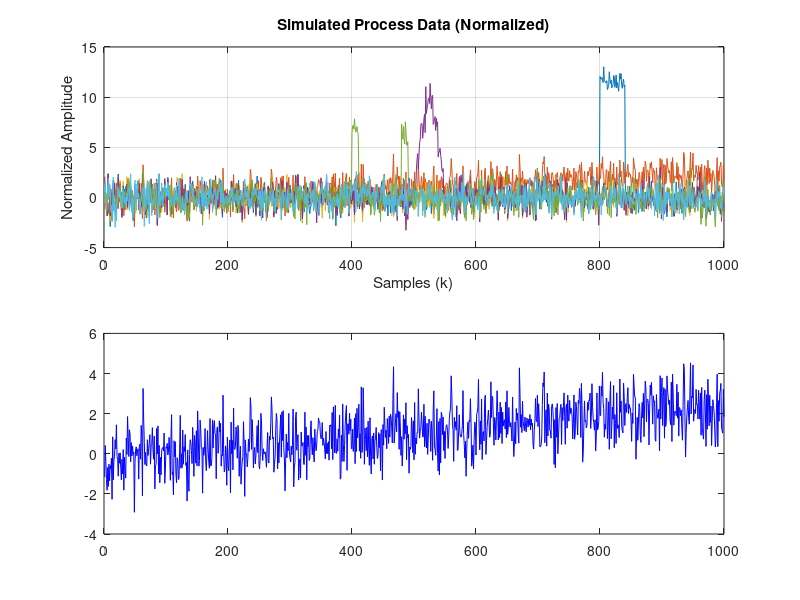

MATLAB code for this plot: (Note: this script raises an error after producing the figure.)
%% 1. Configurazione Iniziale
clear; clc; close all;
rng(158);

% Parametri generali
n_samples = 1000;      % Numero totale di campioni
n_vars = 6;            % Numero di sensori (x1...x6)
n_latents = 3;         % Numero di variabili latenti (t1...t3)

% Matrice di Mixing A (Dalla Slide 6 del Project Guidelines)
A_nominal = [
   -0.2310, -0.0816, -0.2662;
   -0.3241,  0.7055, -0.2158;
   -0.2170, -0.3056, -0.5207;
   -0.4089, -0.3442, -0.4501;
   -0.6408,  0.3102,  0.2372;
   -0.4655, -0.4330,  0.5938
];

% Deviazioni standard delle variabili latenti t (Dalla Slide 6)
std_t = [1.0; 0.8; 0.6]; 
% Deviazione standard del rumore (Dalla Slide 6)
std_noise = 0.2;

%% 2. Generazione Dati Time-Varying
% Inizializziamo la matrice dei dati X (Righe=Campioni, Colonne=Variabili)
X_raw = zeros(n_samples, n_vars);
GroundTruth_Fault = zeros(n_samples, 1); % Per verifica finale (1=Guasto, 0=Sano)

% Parametri per la simulazione "Time-Varying" 
% Simuliamo un invecchiamento lento del processo.
% Modifichiamo lentamente l'elemento (1,1) della matrice A
drift_slope_A = 0.0002; 
% Simuliamo una deriva del sensore 2 (spostamento della media)
sensor_drift_slope = 0.002; 


fprintf('Generazione dati in corso...\n');

for k = 1:n_samples
    
    % A. Variabili Latenti (t)
    % Generiamo t1, t2, t3 con le deviazioni standard specificate
    t = randn(n_latents, 1) .* std_t;
    
    %B. Rendere il sistema Time-Varying (Richiesta Progetto)
    % 1. Modifica della struttura di correlazione (Matrice A cambia piano piano)
    A_current = A_nominal;
    A_current(1,1) = A_nominal(1,1) + (k * drift_slope_A); 
    
    % C. Calcolo delle uscite x (senza rumore)
    x_k = A_current * t;
    
    % 2. Aggiunta deriva sulla media (Sensor Drift su x2)
    % Questo simula lo sporcamento del sensore citato nel paper
    x_k(2) = x_k(2) + (k * sensor_drift_slope);
    
    %D. Aggiunta Rumore
    noise = randn(n_vars, 1) * std_noise;
    x_k = x_k + noise;
    
    % E. Inserimento Guasto (Fault Injection)
    
    % CASO 1: Intermittent Faults (Spikes)
    % Simulazione di disturbi impulsivi su Sensore 5 (es. interferenze elettriche)
    if k >= 400 && k<=410 || (k >= 480 && k <= 490)
        x_k(5) = x_k(5) + 5; % Magnitude elevata ma breve durata
        GroundTruth_Fault(k) = 1;
    end
    
    % CASO 2: Incipient Fault (Drift temporaneo / "Dome Shape")
    % Simulazione di un'anomalia che cresce e poi rientra (es. surriscaldamento temporaneo)
    if k >= 500 && k <= 550
        % Crea una curva che va da 0 a 6.0 e torna a 0 tra k=500 e k=550
        duration = 550 - 500;
        t_local = k - 500;
        fault_magnitude = 6.0 * sin(pi * t_local / duration); 
        
        x_k(4) = x_k(4) + fault_magnitude; 
        GroundTruth_Fault(k) = 1;
    end

    % CASO 3: Permanent Fault (Step Change)
    % Simulazione di rottura o bias permanente sul Sensore 1
    if k >= 800 && k<=840
        x_k(1) = x_k(1) + 4.0;
        GroundTruth_Fault(k) = 1;
    end
    
    % Salvataggio
    X_raw(k, :) = x_k';
end

%% 3. Pre-processing Iniziale (Scaling)

% Usiamo i primi 200 campioni come "Training Set" iniziale per scalare
n_train = 200;
X_train = X_raw(1:n_train, :);

% Calcoliamo media e std sul training set (sano e iniziale)
mean_vec = mean(X_train);
std_vec = std(X_train);

% Normalizziamo TUTTO il dataset usando le statistiche iniziali
X_scaled = (X_raw - mean_vec) ./ std_vec;

%% 4. Visualizzazione
figure('Name', 'Simulated Data Time-Varying', 'Color', 'w');
subplot(2,1,1);
plot(X_scaled);
title('Simulated Process Data (Normalized)');
ylabel('Normalized Amplitude');
xlabel('Samples (k)');
grid on;

subplot(2,1,2);
% Zoom sul sensore 2 per vedere il drift
plot(X_scaled(:,2), 'b'); hold on;
yline(0, 'k--');
title('Zoom Sensor 2 (Note the slow upward Drift)');
xlabel('Samples (k)');
grid on;

fprintf('Dati generati. Matrice X_scaled pronta (%dx%d).\n', size(X_scaled));